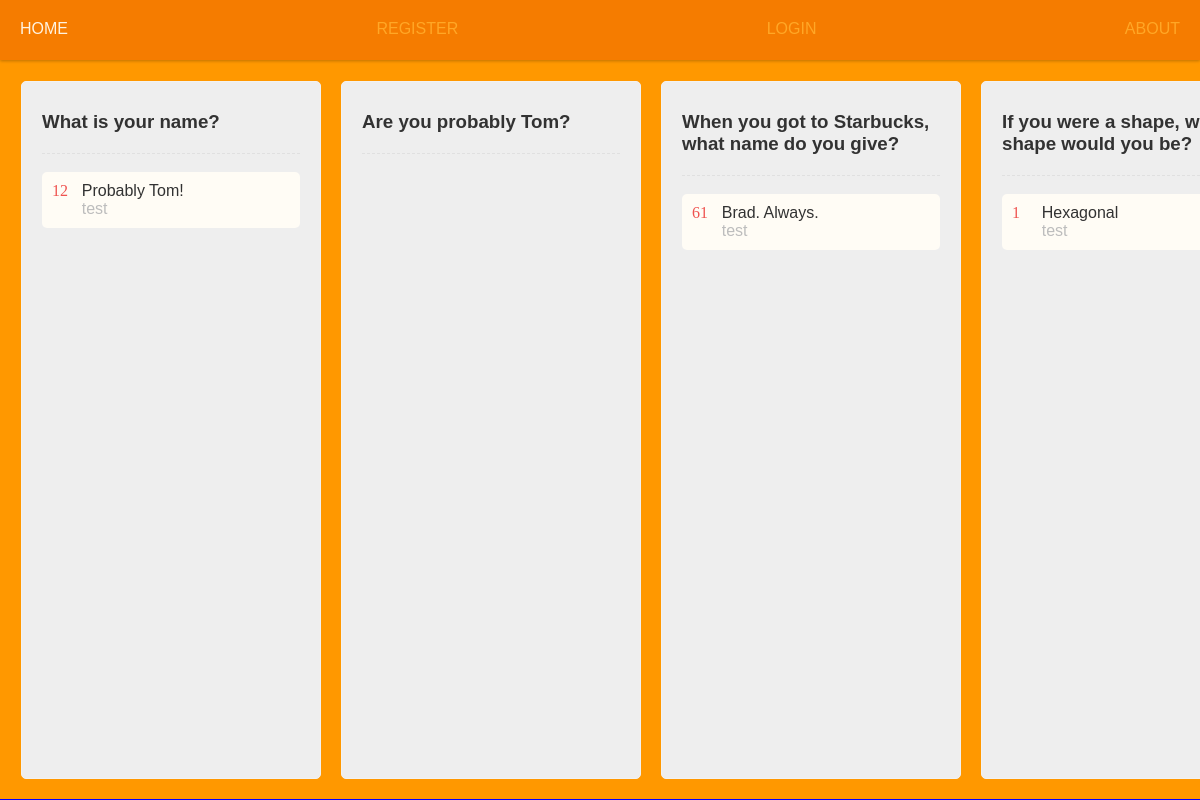
Page /quokka/ on the earlier database version.
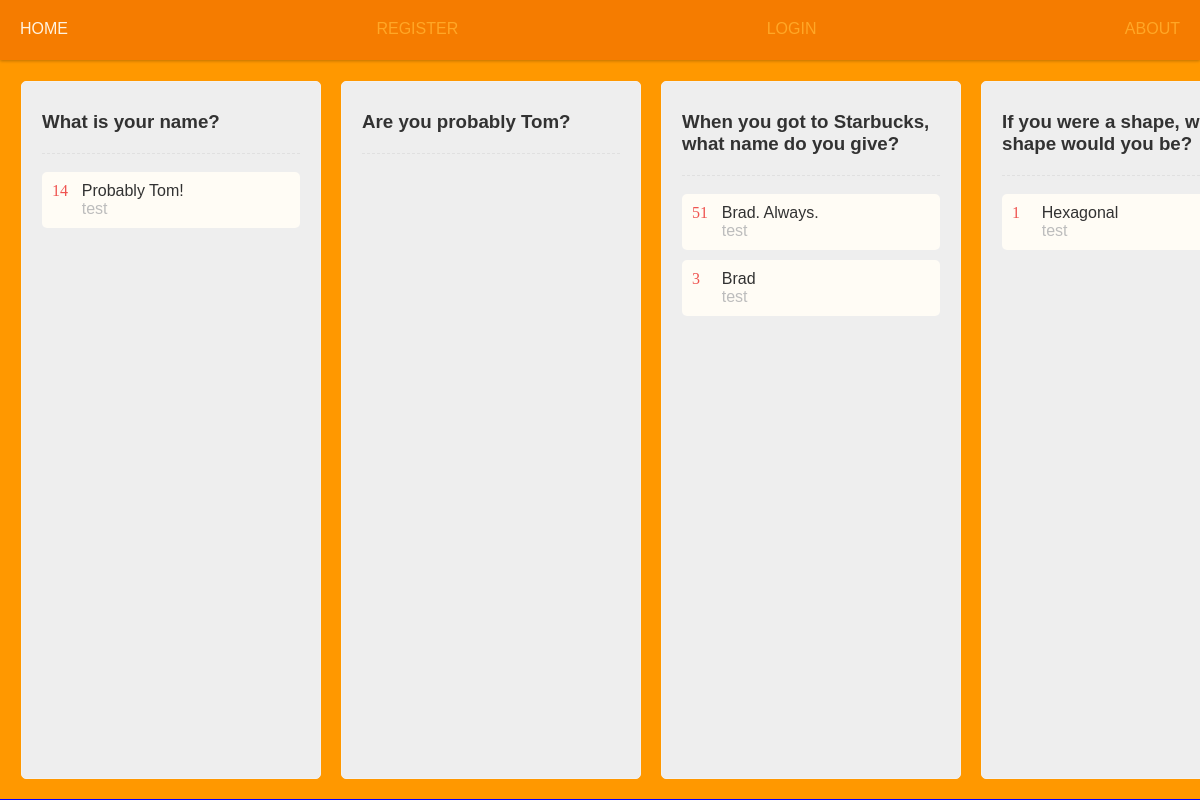
Same page on the later database version.
### quokka/models.py (models this page shows, shortened)
class Question(models.Model):
	id = models.AutoField(primary_key=True)
	text = models.CharField(max_length=512)

class Answer(models.Model):
	id = models.AutoField(primary_key=True)
	text = models.CharField(max_length=1024)
	question = models.ForeignKey(Question, on_delete=models.CASCADE)
	author = models.ForeignKey(User, on_delete=models.CASCADE)

class Vote(models.Model):
	answer = models.ForeignKey(Answer, on_delete=models.CASCADE)
	voter = models.ForeignKey(User, on_delete=models.CASCADE)
	score = models.IntegerField() # should be 1 or -1, depending on whether it's a vote up or down

### quokka/views.py (the view)
def index(request):
    question_list = Question.objects.all()
    answer_list = Answer.objects.all()
    vote_list = Vote.objects.all()
    context_dict = {'questions': question_list, 'answers': answer_list, 'votes': vote_list}
    response = render(request, 'quokka/index.html', context_dict)
    visits = int(request.COOKIES.get('visits', '1'))
    reset_last_visit_time = False
    if 'last_visit' in request.COOKIES:
        last_visit = request.COOKIES['last_visit']
        last_visit_time = datetime.strptime(last_visit[:-7], "%Y-%m-%d %H:%M:%S")
        if (datetime.now() - last_visit_time).days > 0:
            visits = visits + 1
            reset_last_visit_time = True
    else:
        reset_last_visit_time = True
        context_dict['visits'] = visits
        response = render(request, 'quokka/index.html', context_dict)
    if reset_last_visit_time:
        response.set_cookie('last_visit', datetime.now())
        response.set_cookie('visits', visits)
    return response

### quokka/templatetags/quokka_extras.py (called while the page is built)
@register.simple_tag
def get_vote_count(answer_id, votes):
	count = 0
	for vote in votes:
		if vote.answer.id == answer_id:
			if vote.score == 1:
				count += 1
			elif vote.score == -1:
				count -= 1
	return count

@register.simple_tag
def user_has_answered (question, user, answers):
	for answer in answers:
		if answer.question.id == question.id:
			if answer.author.id == user.id:
				return 1
	return 0

### templates/quokka/index.html (shortened to what this page needs)
{% extends 'base.html' %}
{% load staticfiles %}
{% load quokka_extras %}
{% block body_block %}
{% if questions %}
 	<ul class="questions">
 		{% for question in questions %}
 		<li class="question" id="q-{{ question.id }}">
 			<h3>{{ question.text }}</h3>
 			<ul class="answers">
 				{% for answer in answers %}
 					{% ifequal answer.question.id|slugify question.id|slugify %}
	 					<li class="answer" id="a-{{ answer.id }}">
	 						<div class="votes">
	 							<div class="score">
	 								{% get_vote_count answer.id votes %}
	 							</div>
	 						</div>
	 						<div class="text">
	 							{{ answer.text }}
	 							<p class="username">{{ answer.author.username }}</p>
	 						</div>
	 					</li>
 					{% endifequal %}
 				{% endfor %}
 			</ul>
 		</li>
 		{% endfor %}
 	</ul>
{% else %}
 	<p>There are no questions available.</p>
{% endif %}
{% endblock body_block %}

Differences in the rows shown:
computed for Answer "Probably Tom!": id.answer_id "12" → "14"
computed for Answer "Brad. Always.": id.answer_id "61" → "51"
added Answer: id.answer_id "3", text "Brad", author.username "test", shown under Question "When you got to Starbucks, what name do you give?"
